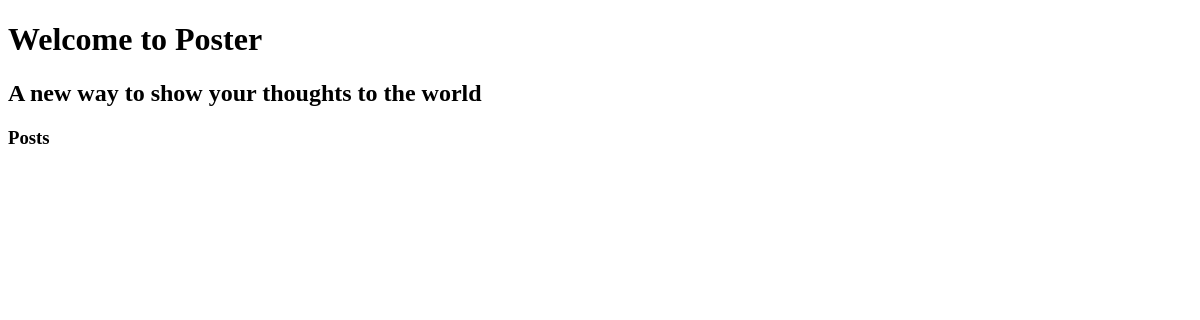
The app's page /, older data.
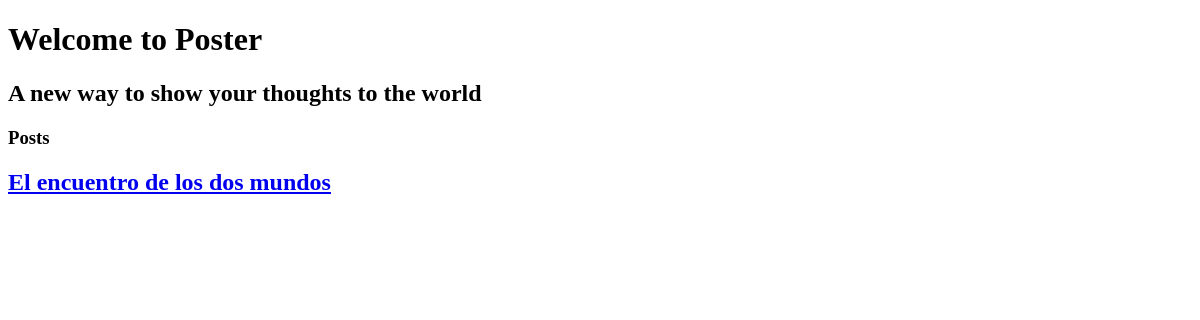
The same page, newer data.
### blog/models.py (models this page shows, shortened)
class Post(models.Model):
    author = models.ForeignKey('auth.User', on_delete=models.CASCADE)
    title = models.CharField(max_length=200)
    text = models.TextField()
    created_date = models.DateTimeField(default=timezone.now)
    published_date = models.DateTimeField(blank=True, null=True)

### blog/views.py (the view)
# urls.py: url(r'', views.post_list, name='post_list')
def post_list(request):
    posts = Post.objects.all()
    return render(request, 'blog/post_list.html', {'posts': posts})

### blog/templates/blog/post_list.html (shortened to what this page needs)
{% extends 'base.html' %}
{% block content %}
<h1>Welcome to Poster</h1>
<h2>A new way to show your thoughts to the world</h2>
<h3>Posts</h3>
{% for post in posts %}
<h2><a href="#">{{ post.title }}</a></h2>
{% endfor %}
{% endblock %}

Row changes from the older to the newer data that the page shows:
added Post: title "El encuentro de los dos mundos"
